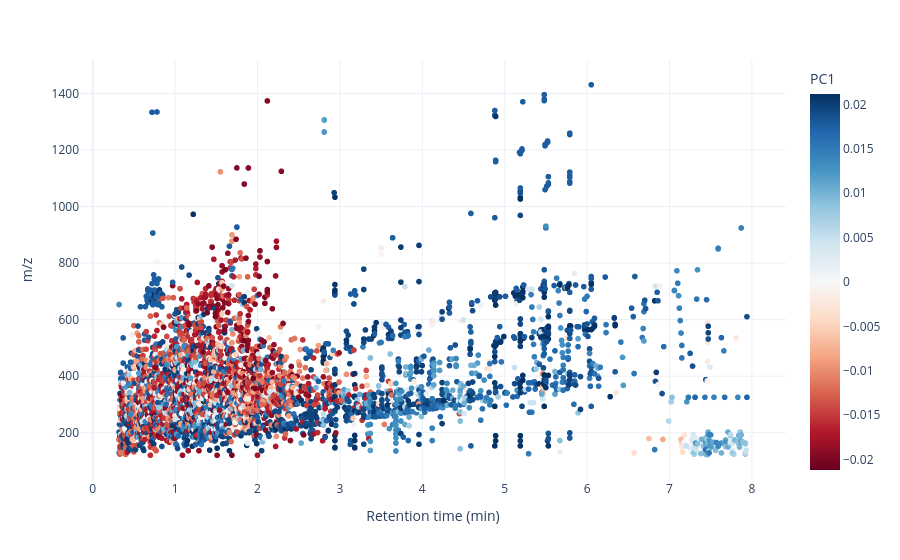

The cell this chart's notebook holds for it:
### Code cell
fig = px.scatter(LoadingsPlotFrame, x='Rt', y='mz', color='PC1',
    render_mode='webgl',
    color_continuous_scale='RdBu',
    color_continuous_midpoint=0,
    labels={'Rt': 'Retention time (min)', 'mz': 'm/z'},
    template='plotly_white')
fig.show()

### Figure 1 — Plotly figure (JSON) as saved in the notebook; plotly's stock layout.template omitted (floating-point values rounded to 4 significant figures; data arrays with more than 128 entries replaced by an {"elided": "..."} marker saying what was removed)
{"data": [{"hovertemplate": "Retention time (min)=%{x}<br>m/z=%{y}<br>PC1=%{marker.color}<extra></extra>", "legendgroup": "", "marker": {"color": {"elided": "4209 float values"}, "coloraxis": "coloraxis", "symbol": "circle"}, "mode": "markers", "name": "", "showlegend": false, "type": "scattergl", "x": {"elided": "4209 float values"}, "xaxis": "x", "y": {"elided": "4209 float values"}, "yaxis": "y"}], "layout": {"coloraxis": {"cmid": 0, "colorbar": {"title": {"text": "PC1"}}, "colorscale": [[0, "rgb(103,0,31)"], [0.1, "rgb(178,24,43)"], [0.2, "rgb(214,96,77)"], [0.3, "rgb(244,165,130)"], [0.4, "rgb(253,219,199)"], [0.5, "rgb(247,247,247)"], [0.6, "rgb(209,229,240)"], [0.7, "rgb(146,197,222)"], [0.8, "rgb(67,147,195)"], [0.9, "rgb(33,102,172)"], [1, "rgb(5,48,97)"]]}, "legend": {"tracegroupgap": 0}, "margin": {"t": 60}, "xaxis": {"anchor": "y", "domain": [0, 1], "title": {"text": "Retention time (min)"}}, "yaxis": {"anchor": "x", "domain": [0, 1], "title": {"text": "m/z"}}}}
